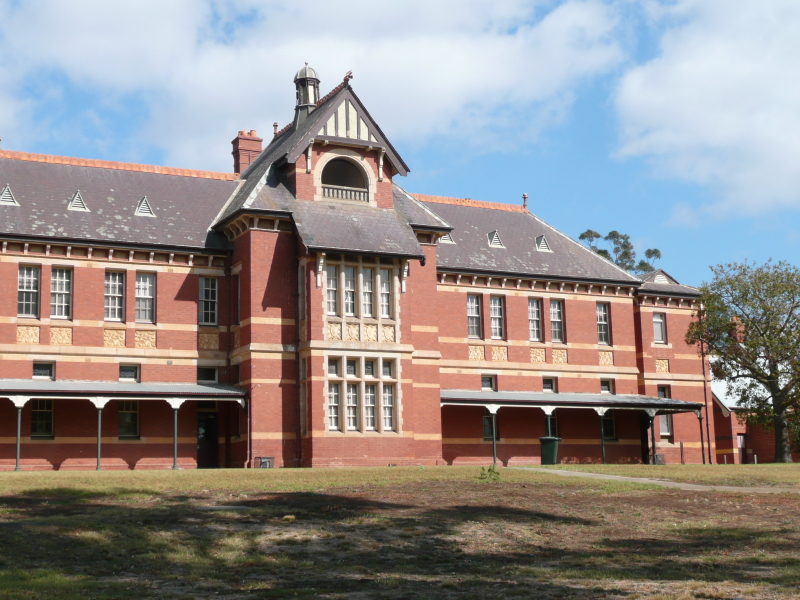
//> input picture src/panorama_image2.jpg, 800 x 600 px
$ ./main   (built with g++ and OpenCV 4)
//> lines starting //> are read from the running program, lines starting //| are printed output that depends on the picture
### src/commonHeaders.h
/*
*	Commonly includes headers and definitions
*/
#ifndef COMMON_HEADERS
#define COMMON_HEADERS

#include <iostream>
#include <stdlib.h>
#include <stdio.h>
#include <assert.h>
#include <vector>
#include <string>
#include <math.h>

//OpenCV is modular
#include <opencv2/opencv.hpp>
#include <opencv2/core/core.hpp>
#include <opencv2/highgui/highgui.hpp>		//IO ops
#include <opencv2/features2d/features2d.hpp>
#include <opencv2/nonfree/features2d.hpp>
#include <opencv2/nonfree/nonfree.hpp>
#include <opencv2/imgproc/imgproc.hpp>
#include <opencv2/calib3d/calib3d.hpp>

using namespace std;
using namespace cv;

#define ESC 27

#endif

### src/main.cpp
#include "commonHeaders.h"

#define OCTAVES 2
#define SCALES 5

//Converts the image to gray scale using equal weighting.
Mat toGray(Mat img){

	Mat grayImg( img.rows, img.cols,CV_8UC3);
	unsigned char * imgPtr = (unsigned char *)img.data;
	unsigned char * grayPtr = (unsigned char *)grayImg.data;

	for(int j = 0; j < img.rows; j++){
		for(int i = 0; i <img.cols*3; i+=3){

			int b = imgPtr[img.step*j+i];
			int g = imgPtr[img.step*j+i+1];
			int r = imgPtr[img.step*j+i+2];

			int gscale = (b+g+r)/3;

			grayPtr[img.step*j+i] = gscale;
			grayPtr[img.step*j+i+1] = gscale;
			grayPtr[img.step*j+i+2] = gscale;
		}
	}
	return grayImg;

}

//Find candidate keypoints as a local extrema of DOG images across scales
//Compare each pixel to it's neigbouring pixels.

Mat GaussianBlurr(Mat img, float * GaussKernel,int hw){

	Mat blurr_img( img.rows,img.cols,CV_32FC3);

	int w = 2*hw+1;
	int bstep = blurr_img.step/4;
	unsigned char * imgPtr = (unsigned char *)img.data;
	float * blurrPtr = (float *)blurr_img.data;

	for(int j = 0+hw; j < (img.rows-hw); j++){
		for(int i = 0+hw; i <(img.cols-hw)*3; i+=3){


			float b =0;
			float g =0;
			float r =0;

			for(int y = -hw; y <= hw; y++){
				for(int x = -hw; x <= hw ;x++){
					float k = GaussKernel[ (y+hw)*w + x + hw];
					b += imgPtr[img.step*(j+y)+(i+x)+0]*k;
					g += imgPtr[img.step*(j+y)+(i+x)+1]*k;
					r += imgPtr[img.step*(j+y)+(i+x)+2]*k;
				}
			}

			blurrPtr[bstep*j+i+0] = b;
			blurrPtr[bstep*j+i+1] = g;
			blurrPtr[bstep*j+i+2] = r;


		}
	}
	return blurr_img;
}

//Plots a green dot around point (x,y)
void plot(Mat img,int x,int y,int b, int g, int r){

	int k=1;
	unsigned char * imgPtr = (unsigned char *)img.data;

	for(int j = y-k; j < y+k; j++){
		for(int i = x-k; i < x+k; i++ ){

			//Bounds check
			if( j < 0 || j >= img.rows || i < 0 || i >= img.cols){
				continue;
			}

			imgPtr[img.step*j+i*3+0] = b;
			imgPtr[img.step*j+i*3+1] = g;
			imgPtr[img.step*j+i*3+2] = r;
		}
	}

}

//Find the difference in image instensity
Mat findImageDiff(Mat image1, Mat image2, float s){

	//Consider using integers/floats instead of unsigned Uint_8
	Mat imgDiff( image1.rows, image1.cols,CV_32FC3);

	float * img1Ptr = (float *)image1.data;
	float * img2Ptr = (float *)image2.data;
	float * resultPtr = (float *)imgDiff.data;

	int  step = imgDiff.step/4;

	for(int j =0 ; j < image1.rows ; j++){
		for(int i = 0 ; i < step; i += 3){

			float diff_b = abs((img2Ptr[step*j+i+0] - img1Ptr[step*j+i+0])/(1-s));
			float diff_g = abs((img2Ptr[step*j+i+1] - img1Ptr[step*j+i+1])/(1-s));
			float diff_r = abs((img2Ptr[step*j+i+2] - img1Ptr[step*j+i+2])/(1-s));

			resultPtr[step*j+i+0] = diff_b;
			resultPtr[step*j+i+1] = diff_g;
			resultPtr[step*j+i+2] = diff_r;

		}
	}
	return imgDiff;
}


//Find the 3d image gradients from a stack of Difference of gaussians.
Mat imageGradient(Mat* imageStack, Mat plotImg, int octaves, int scales, float threshold , int hwGrad, int hwFeat, vector<KeyPoint> &kp){

	float count = 0.0;

	//Assumes all the images have the same dimensions.
	int rows = imageStack[0].rows;
	int cols = imageStack[0].cols;
	int step = imageStack[0].step/4;

	Mat newImg( rows, cols, CV_32FC3);
	float * newPtr = (float *)newImg.data;

	Mat 	dataMat( rows, cols, CV_32FC4 );
	float *	dataMatPtr = (float *)dataMat.data;
	int 	dataMatStep = dataMat.step/4;

	cout  << "dataMatStep " << dataMatStep << endl;

	//Assumes sigma increases as the scale and octave increases.

	//Loops within loops within loops ad infinitum...
	//We cycle over all the images on the stack [octaves x scales] and all the
	//pixels in an image then consider all the neighbouring pixels.
	for(int o = 0; o < octaves ; o++ ){
		for(int s = 1 ; s < scales-1 ; s++ ){

			float sigmaScale = pow(2,o)*((float)s/SCALES+1 + 0.5/SCALES);
			cout << sigmaScale << endl;
			float maxD = 0.0;

			int ns = (s+1)%scales;
			int ps = (s+scales-1)%scales;
			int no = o;
			int po = o;

			cout << "s " << s << " ns " << ns << " ps " << ps << endl;
			cout << "o " << o << " no " << no << " po " << po << endl;

			Mat currImg = imageStack[o*scales + s];
			Mat nextImg = imageStack[no*scales + ns];
			Mat prevImg = imageStack[po*scales + ps];

			Mat tempImg( rows, cols, CV_32FC3);

			float * tempPtr = (float *)tempImg.data;

			float * currPtr = (float *)currImg.data;
			float * nextPtr = (float *)nextImg.data;
			float * prevPtr = (float *)prevImg.data;

			float dx_prev = 0.0;
			float dy_prev = 0.0;

			//Now we have the image. Consider all the pixels. Remove unstable
			//Keypoints
			for(int j =1 ; j < rows-1; j++ ){
				for(int i = 3 ; i < step-3; i += 3){

					int idx = step*j + i;

					//Ignore edge pixels.
					if( j < hwGrad || i < 3*hwGrad || j >= rows -hwGrad || i >= (step -3*hwGrad)){
						tempPtr[idx+0] = 0;
						tempPtr[idx+1] = 0;
						tempPtr[idx+2] = 0;
						continue;
					}

					float dx = 0.0;
					float dy = 0.0;
					int patchCount = 0;

					//Calculate the gradient by considering neighbouring pixels.
					for(int y = j-hwGrad; y <= j+hwGrad; y++){
						for(int x = i-hwGrad*3; x <= i+hwGrad*3 ;x+=3){

							int kernIdx = step*y + x;
							dx += currPtr[kernIdx+3] - currPtr[kernIdx];
							dy += currPtr[kernIdx+step] - currPtr[kernIdx];
							patchCount++;
						}
					}
					//Average the gradients.
					dx /= patchCount;
					dy /= patchCount;

					//Gradient and magnitude.
					tempPtr[idx+1] = sqrt(dx*dx + dy*dy);		//Magnitude of gradient
					tempPtr[idx+2] = atan2(dy,dx);				//Orientation of gradient
					float D = currPtr[idx];

					//Early termination. These points are unlikely to be keypoints
					//Anyway.
					if(D < threshold ){
						tempPtr[idx+0] = 0.0;
						continue;
					}

					//Key point localization.
					//Eliminate points along the edges.
					float a = dx*dx;
					float b = 2*dx*dy;
					float c = dy*dy;

					float elipDet = (b*b+(a-c)*(a-c));

					float l1 = 0.5*(a+c+sqrt(elipDet));
					float l2 = 0.5*(a+c-sqrt(elipDet));

					float R = (l1*l2 - 1e-8*(l1+l2)*(l1+l2));

					if( R < 0 ){
							//Eliminate points along edges
							tempPtr[idx+0] = 0;
							continue;
					}else{
						//cout << tempPtr[idx+1] << " ";
					}

					//First Derivative.
					float ds_f = nextPtr[idx] - currPtr[idx];	//Forwards
					float ds_b = currPtr[idx] - prevPtr[idx];	//Backwards

					//Average them.
					float ds = (ds_f + ds_b)/2;
					float dxVec[3] = {-dx,-dy,-ds};

					//Second Derivatives
					float ddx = dx - dx_prev;
					float ddy = dy - dy_prev;
					float dds = ds_f - ds_b;

					dx_prev = dx;
					dy_prev = dy;

					//Second derivative matrix

					float DDMat[3][3] ={{ddx,	dx*dy,	dx*ds},
										{dy*dx,	ddy,	dy*ds},
										{ds*dx,	ds*dy,	dds}};

					//Now get its inverse.
					float det =(DDMat[0][0]*DDMat[1][1]*DDMat[2][2] +
								DDMat[0][1]*DDMat[1][2]*DDMat[2][0] +
								DDMat[0][2]*DDMat[1][0]*DDMat[2][1]	)
								-
							   (DDMat[0][2]*DDMat[1][1]*DDMat[2][0] +
								DDMat[0][1]*DDMat[1][0]*DDMat[2][2] +
								DDMat[0][0]*DDMat[1][2]*DDMat[2][1]	);


					if(det != 0){

						//Adjugate matrix. Matrix of coffactors.
						float CC_00 = DDMat[1][1]*DDMat[2][2] - DDMat[1][2]*DDMat[2][1];
						float CC_01 = DDMat[0][2]*DDMat[2][1] - DDMat[0][1]*DDMat[2][2];
						float CC_02 = DDMat[0][1]*DDMat[1][2] - DDMat[0][2]*DDMat[1][1];

						float CC_10 = DDMat[1][2]*DDMat[2][0] - DDMat[1][0]*DDMat[2][2];
						float CC_11 = DDMat[0][0]*DDMat[2][2] - DDMat[0][2]*DDMat[2][0];
						float CC_12 = DDMat[0][2]*DDMat[1][0] - DDMat[0][0]*DDMat[1][2];

						float CC_20 = DDMat[1][0]*DDMat[2][1] - DDMat[1][1]*DDMat[2][0];
						float CC_21 = DDMat[0][1]*DDMat[2][0] - DDMat[0][0]*DDMat[2][1];
						float CC_22 = DDMat[0][0]*DDMat[1][1] - DDMat[0][1]*DDMat[1][0];

						float CCMat[3][3] ={{CC_00,	CC_01,	CC_02},
											{CC_10,	CC_11,	CC_12},
											{CC_20,	CC_21,	CC_22}};

						//Inverse matrix.
						CCMat[0][0] /= det;	CCMat[0][1] /= det;	CCMat[0][2] /= det;
						CCMat[1][0] /= det;	CCMat[1][1] /= det;	CCMat[1][2] /= det;
						CCMat[2][0] /= det;	CCMat[2][1] /= det;	CCMat[2][2] /= det;

						//Aproximation factors
						float XBarVec[3]=	{CCMat[0][0]*dxVec[0]+CCMat[0][1]*dxVec[1]+CCMat[0][2]*dxVec[2],
											CCMat[1][0]*dxVec[0]+CCMat[1][1]*dxVec[1]+CCMat[1][2]*dxVec[2],
											CCMat[2][0]*dxVec[0]+CCMat[2][1]*dxVec[1]+CCMat[2][2]*dxVec[2] };

						//Remove low contrast extrema.
						float xbarThr = 0.5;
						if( ( abs( XBarVec[0] ) > xbarThr || abs( XBarVec[1] ) > xbarThr || abs( XBarVec[2] ) > xbarThr ) ){
							tempPtr[idx+0] = 0;
							continue;
						}else{
							D += (XBarVec[0]*dxVec[0]+ XBarVec[1]*dxVec[1] + XBarVec[2]*dxVec[2])/2.0;
						}
					}

					tempPtr[idx+0] = D;

				}
			}


			//Done getting robust keypoints and calculating image attributes.
			//Now we calculate the feature descriptor vectors. x, y, scale and orienation.

			for(int j =0 ; j < rows; j++ ){
				for(int i = 0  ; i < step; i += 3){

					int idx = step*j + i;
					int dataMatidx = dataMatStep*j + i;

					//Ignore edge pixels.
					if( j < hwFeat || i < 3*hwFeat || j >= rows -hwFeat || i >= (step -3*hwFeat)){
						dataMatPtr[dataMatidx+0] = 0;
						dataMatPtr[dataMatidx+1] = 0;
						dataMatPtr[dataMatidx+2] = 0;
						dataMatPtr[dataMatidx+3] = 0;
						continue;
					}

					bool isKeyPoint = ((tempPtr[idx+0]) >=  threshold);

					float phi = M_PI /18.0;		//Radians per bin.

					if(isKeyPoint){

						dataMatPtr[dataMatidx+0] = i/3;		//Position	x
						dataMatPtr[dataMatidx+1] = j;		//Position	y

						float bins[36];
						float 	aveMag = 0.0;
						for(int m = 0; m < 36 ; m++){
							bins[m] = 0;
						}

						//Assigning orientation. Use 36 bins and weight sample
						//by gradient magnitude and gaussian
						for(int y = j-hwFeat; y <= j+hwFeat; y++){
							for(int x = i-hwFeat*3; x <= i+hwFeat*3 ;x+=3){

								int 	kernIdx = step*y + x;
								float 	mag = tempPtr[kernIdx+1];
								float	dir = tempPtr[kernIdx+2];

								int binIdx = dir/phi+17;
								bins[binIdx] += mag * sigmaScale;
								aveMag += mag;

							}
						}

						//Assign the orientation as the highest peak. There could be
						//More peaks which get substantially close to the max value.
						//Also perform polynomial curve fitting for more acurate
						//Orientation. Will see if all this work is worth doing.
						float highestPeak =0.0;
						for(int m = 0; m < 36 ; m++){
							if(bins[m] > highestPeak){
								highestPeak = bins[m];
							}
							//cout << bins[m] << " ";
						}
						dataMatPtr[dataMatidx+2] = highestPeak;		//scale
						dataMatPtr[dataMatidx+3] = sigmaScale;

						//plot( plotImg , i/3 , j , 0 , 255 , 0 );
						count++;

						KeyPoint newKp(i/3,j,sigmaScale,highestPeak,o);
						kp.push_back( newKp );

					}
					continue;
				}
			}


		}
	}

	cout << "count " << count << endl;
	return newImg;

}

int main()
{


	String img1("panorama_image2.jpg");
	String img2("panorama_image1.jpg");

	Mat image1 = imread(img1.c_str());
//> image1 is the input picture: 600 rows x 800 cols, CV_8UC3; mean B, G, R 138.5, 139.8, 145.8
	Mat image2 = imread(img2.c_str());
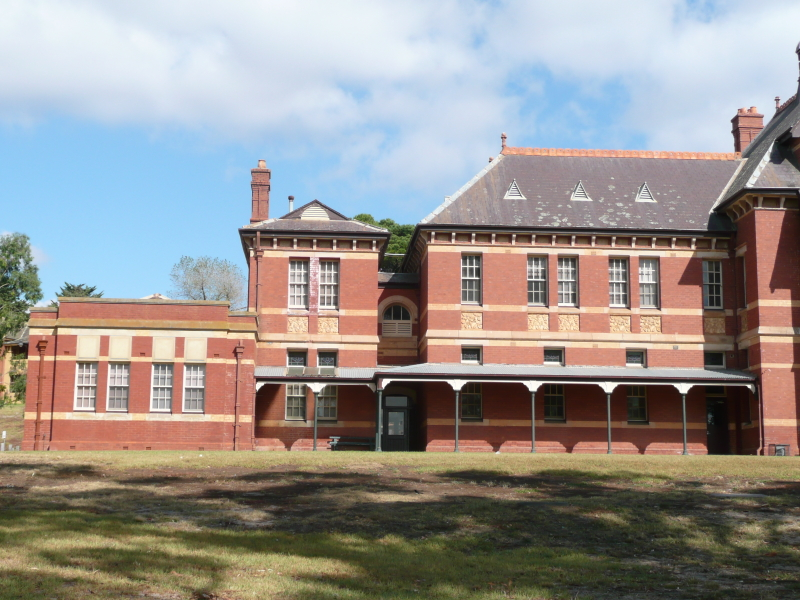
//> input picture src/panorama_image1.jpg, 800 x 600 px
//> image2 is the input picture: 600 rows x 800 cols, CV_8UC3; mean B, G, R 142.7, 146.1, 151

	if(!image1.data || !image2.data){
		cerr << "Could not open or find the image" << endl;
	}

	/*
	* Detection.
	*/

	//Convert the images to gray scale
	Mat gray_image1 = toGray(image1);
//> after the loop in toGray, `for(int j = 0; j < img.rows; j++)`:
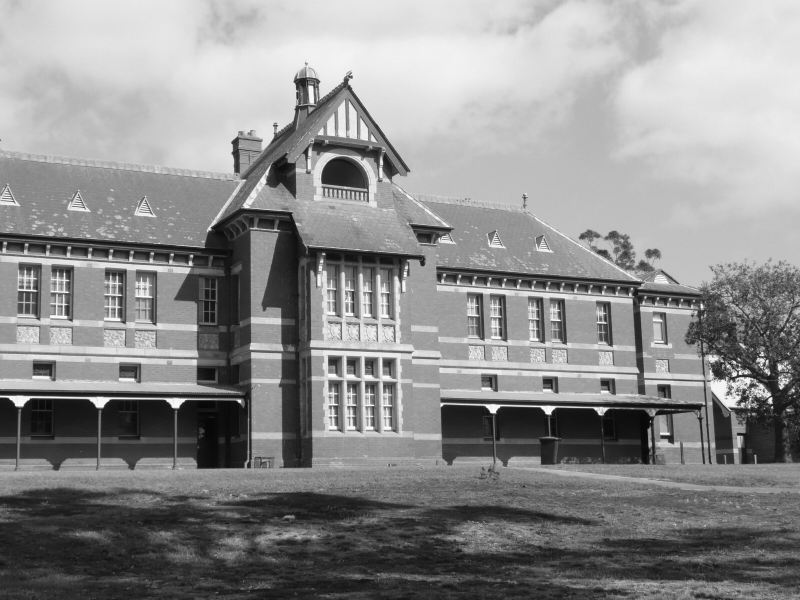
//> grayImg: 600 rows x 800 cols, CV_8UC3; min 6, max 254, mean 141
	Mat gray_image2 = toGray(image2);
//> after the loop in toGray (call 2), `for(int j = 0; j < img.rows; j++)`:
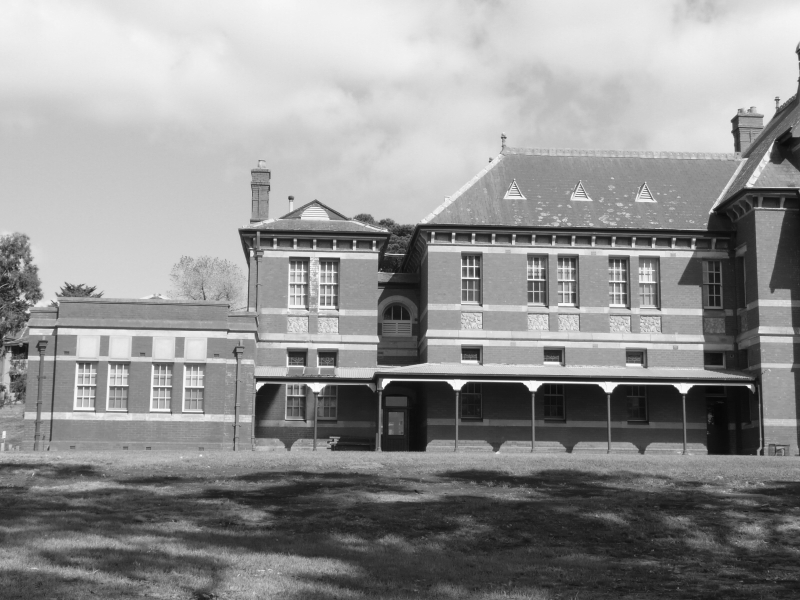
//> grayImg: 600 rows x 800 cols, CV_8UC3; min 7, max 253, mean 146.3


	int octaves = OCTAVES;
	int scales = SCALES;

	float sf = 1.0f/scales;

	Mat imageStack_1[octaves][scales];
	Mat imageStack_2[octaves][scales];

	for( int o = 0; o < octaves ; o++ ){

		int s = 0;
		for(float k = 1.0; k < 2.0; k += sf, s++){

			//Creates a gaussian kernel (normalized 2d distribution).
			float m = o+1;
			int	hw = 2*m;
			int	w = 2*hw+1;
			float sigma = pow(2,o)*k;
			cout << "sigma " << sigma << endl;
			float gaussKernel[w][w];
			float total = 0.0;


			//Gaussian Kernel
			for(int i = -hw; i <= hw ;i++){
				for(int j = -hw; j <= hw ;j++){

					float g = exp( -(i*i + j*j)/(2*sigma*sigma) );

					gaussKernel[i+hw][j+hw] = g;
					total += g;
				}
			}
			//Normalize the gaussian Kernel
			for(int i = -hw; i <= hw ;i++){
				for(int j = -hw; j <= hw ;j++){

					gaussKernel[i+hw][j+hw] /= total;
				}
			}

			imageStack_1[o][s] = GaussianBlurr(gray_image1,&gaussKernel[0][0],hw);
			imageStack_2[o][s] = GaussianBlurr(gray_image2,&gaussKernel[0][0],hw);

			cout << "image blurr done (" << o << "," << s << ")" << endl;
		}
	}
//> this loop made 2 passes
//> s on passes 1 to 2: 5, 5

	//Scale-space extrema detection.
	//DoG (difference of gaussian images).
	Mat diff_imgs_1[octaves][scales-1];
	Mat diff_imgs_2[octaves][scales-1];
	for(int o=0 ; o < octaves ; o++ ){

		int s = 1;
		for( float k = 1.0 + sf; s < scales; k+=sf, s++){
			float diff = k/(k-sf);
			diff_imgs_1[o][s-1]  = findImageDiff(imageStack_1[o][s-1],imageStack_1[o][s],diff);
			diff_imgs_2[o][s-1]  = findImageDiff(imageStack_2[o][s-1],imageStack_2[o][s],diff);
			cout << "Diff done (" << o << "," << s -1 << ")" << endl;
		}

	}

	vector<KeyPoint> keyPoints1;
	vector<KeyPoint> keyPoints2;


	//float threshold =0.9979;
	float threshold = 1;
	int hwGrad = 4;
	int hwFeat = 8;
	//Keypoint localization. Now we have keypoints, we would like to filter out
	//unstable key points and edges.
	Mat img1Result = imageGradient(&diff_imgs_1[0][0], image1, octaves, scales-1,threshold, hwGrad, hwFeat,keyPoints1);
//> in imageGradient, `int rows = imageStack[0].rows;`: rows = 600
//> in imageGradient, `int cols = imageStack[0].cols;`: cols = 800
//> in imageGradient, `int step = imageStack[0].step/4;`: step = 2400
//> in imageGradient, `Mat newImg( rows, cols, CV_32FC3);`: newImg: 600 rows x 800 cols, CV_32FC3; every value is 0
//> in imageGradient, `Mat 	dataMat( rows, cols, CV_32FC4 );`: dataMat: 600 rows x 800 cols, CV_32FC4; every value is 0
//| dataMatStep 3200
//> the loop in imageGradient, `for(int o = 0; o < octaves ; o++ )` made 2 passes
//> count on passes 1 to 2: 486, 1467
//> after the loop in imageGradient, `for(int o = 0; o < octaves ; o++ )`:
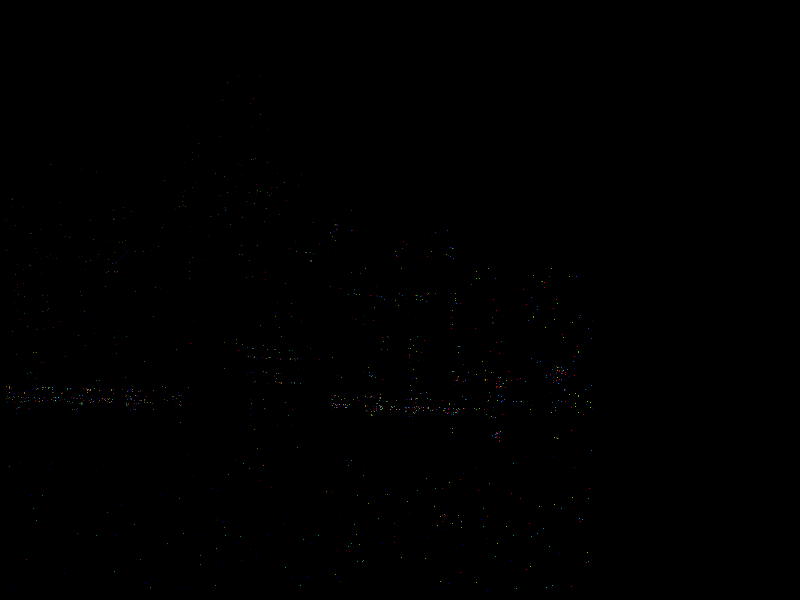
//> dataMat: 600 rows x 800 cols, CV_32FC4; mean B, G, R, A 0.7, 0.7, 0.7, 0.7; drawn with min black and max white
//> after the loop in imageGradient, `for(int o = 0; o < octaves ; o++ )`: count = 1467; kp = 1467 keypoints; strongest (x, y, size): (303, 82, 3), (264, 143, 3), (337, 159, 3), (67, 164, 3)
//| count 1467
//> keyPoints1 has the same summary as kp in imageGradient
	Mat img2Result = imageGradient(&diff_imgs_2[0][0], image2, octaves, scales-1,threshold, hwGrad, hwFeat,keyPoints2);
//| dataMatStep 3200
//> the loop in imageGradient (call 2), `for(int o = 0; o < octaves ; o++ )` made 2 passes
//> count on passes 1 to 2: 435, 1294
//> after the loop in imageGradient (call 2), `for(int o = 0; o < octaves ; o++ )`: count = 1294; kp = 1294 keypoints; strongest (x, y, size): (761, 126, 3), (753, 176, 3), (770, 185, 3), (258, 187, 3)
//| count 1294
//> keyPoints2 has the same summary as kp in imageGradient


	namedWindow(img1.c_str(),CV_WINDOW_NORMAL);
	namedWindow(img2.c_str(),CV_WINDOW_NORMAL);
	resizeWindow(img1.c_str(),800,600);
	resizeWindow(img2.c_str(),800,600);
	imshow(img1.c_str(),image1);
	imshow(img2.c_str(),image2);


	waitKey(0);


	cout << keyPoints1.size() << endl;
//| 1467

	//
	// -- Step 1: Detect the keypoints using SURF detector
	int minHessian = 400;

//> (the run ends here: the program needs code that is not available in this run, at `SurfFeatureDetector detector(minHessian);`)
